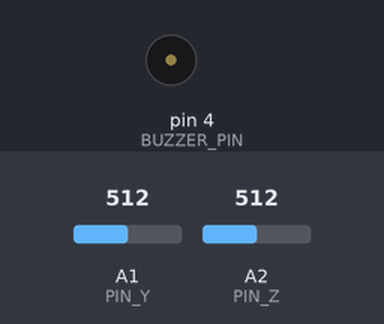
A sketch run on a simulated Arduino Nano, built with avr-gcc and run on an emulated ATmega328P. On the bench: buzzer (waves = sounding, pin HIGH). The inputs (shaded band) are chosen by the test bench; at power-on: A2 (PIN_Z) = 512, A1 (PIN_Y) = 512.

Above: at 3.1 s.
3.2 s: A2 (PIN_Z) set to 567
4.7 s: A2 (PIN_Z) set to 599
At 4.77 s:
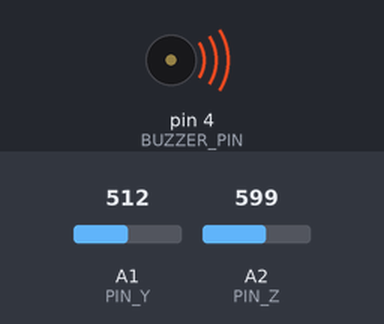
7.7 s: A2 (PIN_Z) set to 571
10.7 s: A2 (PIN_Z) set to 541
At 11.3 s:
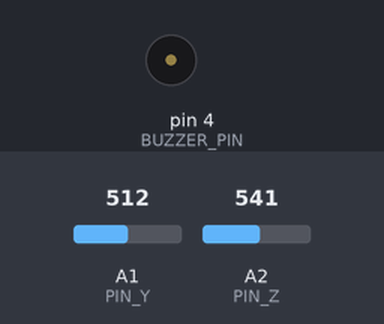
12.2 s: A2 (PIN_Z) set to 716
At 13.0 s:
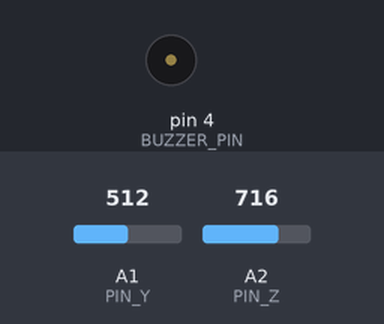
Timing chart, 0 to 16.2 s (numbered marks = the images above; inputs shaded):
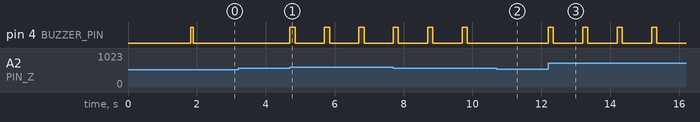

The sketch:

smart_helment.ino
```cpp
/*
  Helmet Motion & Orientation Alarm (Prototype)
  - Arduino Nano + 3-axis analog IMU (e.g., ADXL335)
  - Y axis (up/down) on A1
  - Z axis (left/right) on A2
  - Buzzer (active) on D4

  Behavior:
  - Baseline captured at startup (keep helmet still for ~1 second).
  - Sideways (Z) deviation -> short beeps every 1s until back to baseline.
  - Fall (Y) deviation sustained for 30s -> continuous alarm until back to baseline.
*/

const int BUZZER_PIN = 4;

const int PIN_X = A0; // not used in logic; available for future
const int PIN_Y = A1; // head up/down
const int PIN_Z = A2; // head left/right (required)

// Tuning parameters (adjust if needed)
const int SIDE_Z_THRESHOLD   = 70;   // ADC counts deviation for sideways detection
const int FALL_Y_THRESHOLD   = 140;  // ADC counts deviation to consider "fallen"
const int DEAD_BAND          = 40;   // allowed range around baseline to consider "back to normal"

const unsigned long FALL_DELAY_MS   = 30000UL; // 30 seconds
const unsigned long BEEP_PERIOD_MS  = 1000UL;  // 1 second interval
const unsigned long BEEP_ON_MS      = 150UL;   // short beep length

// Internal state
enum Mode { MODE_NORMAL, MODE_SIDEWAY_BEEP, MODE_FALL_CONTINUOUS };
Mode mode = MODE_NORMAL;

int baselineY = 0;
int baselineZ = 0;

unsigned long fallStartMs   = 0;
unsigned long sideBeepEpoch = 0;

int readAveraged(int pin) {
  long sum = 0;
  for (byte i = 0; i < 8; i++) {
    sum += analogRead(pin);
  }
  return (int)(sum / 8);
}

void calibrateBaseline(int samples) {
  long sumY = 0, sumZ = 0;
  for (int i = 0; i < samples; i++) {
    sumY += readAveraged(PIN_Y);
    sumZ += readAveraged(PIN_Z);
    delay(2); // small delay for a stable average
  }
  baselineY = (int)(sumY / samples);
  baselineZ = (int)(sumZ / samples);
}

void setup() {
  pinMode(BUZZER_PIN, OUTPUT);
  digitalWrite(BUZZER_PIN, LOW);

  // Optional: Serial for tuning
  // Serial.begin(115200);
  // delay(200);

  // Give a moment to hold the helmet still, then capture baseline
  delay(300);
  calibrateBaseline(400); // ~0.8s of averaging

  // Ready chirp
  digitalWrite(BUZZER_PIN, HIGH); delay(80);
  digitalWrite(BUZZER_PIN, LOW);

  mode = MODE_NORMAL;
  sideBeepEpoch = millis();
}

void loop() {
  // Read smoothed values
  int y = readAveraged(PIN_Y);
  int z = readAveraged(PIN_Z);

  int dy = y - baselineY;
  int dz = z - baselineZ;

  int absDy = (dy >= 0) ? dy : -dy;
  int absDz = (dz >= 0) ? dz : -dz;

  bool backToNormal = (absDy <= DEAD_BAND) && (absDz <= DEAD_BAND);
  bool fallCandidate = (absDy >= FALL_Y_THRESHOLD);

  unsigned long now = millis();

  // If already in fall alarm, hold it until back to baseline
  if (mode == MODE_FALL_CONTINUOUS) {
    if (backToNormal) {
      mode = MODE_NORMAL;
      fallStartMs = 0;
      digitalWrite(BUZZER_PIN, LOW);
    } else {
      digitalWrite(BUZZER_PIN, HIGH); // continuous tone
    }
    return; // Nothing else preempts continuous fall alarm
  }

  // Manage fall timer when not in continuous alarm
  if (fallCandidate) {
    if (fallStartMs == 0) fallStartMs = now;
    if ((now - fallStartMs) >= FALL_DELAY_MS) {
      mode = MODE_FALL_CONTINUOUS;
      digitalWrite(BUZZER_PIN, HIGH);
      return;
    }
  } else {
    fallStartMs = 0; // reset if recovered before 30s
  }

  // Sideways detection and beeping logic
  if (mode == MODE_SIDEWAY_BEEP) {
    // Keep beeping until fully back to baseline (both Y & Z within deadband)
    if (backToNormal) {
      mode = MODE_NORMAL;
      digitalWrite(BUZZER_PIN, LOW);
    } else {
      unsigned long phase = (now - sideBeepEpoch) % BEEP_PERIOD_MS;
      bool beepOn = (phase < BEEP_ON_MS);
      digitalWrite(BUZZER_PIN, beepOn ? HIGH : LOW);
    }
  } else {
    // Not currently beeping due to sideways; check for new sideways event
    if (absDz >= SIDE_Z_THRESHOLD) {
      mode = MODE_SIDEWAY_BEEP;
      sideBeepEpoch = now; // start a new beep cycle
      digitalWrite(BUZZER_PIN, HIGH); // immediate short beep start
    } else {
      digitalWrite(BUZZER_PIN, LOW);
    }
  }
}
```

Measured:
- the behaviour switches between 581 and 582 on A2 (PIN_Z) (found by bisection; images 0 and 1)
- the behaviour switches between 553 and 552 on A2 (PIN_Z) (found by bisection; images 1 and 2)
- after the input at 3.2 s, every drawn part: stays the same
- after the input at 4.7 s, pin 4 (BUZZER_PIN): alternates HIGH for 0.15 s and LOW for 0.85 s, starting at once
- after the input at 10.7 s, pin 4 (BUZZER_PIN): stops changing and stays LOW
- after the input at 12.2 s, pin 4 (BUZZER_PIN): alternates HIGH for 0.15 s and LOW for 0.85 s, starting at once
